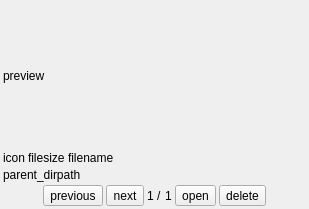
<?xml version="1.0" encoding="UTF-8"?>
<ui version="4.0">
 <class>Form</class>
 <widget class="QWidget" name="Form">
  <property name="geometry">
   <rect>
    <x>0</x>
    <y>0</y>
    <width>309</width>
    <height>209</height>
   </rect>
  </property>
  <property name="windowTitle">
   <string>Form</string>
  </property>
  <layout class="QVBoxLayout" name="verticalLayout_2" stretch="1,0,0">
   <property name="spacing">
    <number>3</number>
   </property>
   <property name="leftMargin">
    <number>3</number>
   </property>
   <property name="topMargin">
    <number>3</number>
   </property>
   <property name="rightMargin">
    <number>3</number>
   </property>
   <property name="bottomMargin">
    <number>3</number>
   </property>
   <item>
    <widget class="QLabel" name="label_preview">
     <property name="text">
      <string>preview</string>
     </property>
    </widget>
   </item>
   <item>
    <layout class="QVBoxLayout" name="verticalLayout">
     <item>
      <layout class="QHBoxLayout" name="horizontalLayout" stretch="0,0,1">
       <property name="spacing">
        <number>3</number>
       </property>
       <item>
        <widget class="QLabel" name="label_icon">
         <property name="text">
          <string>icon</string>
         </property>
        </widget>
       </item>
       <item>
        <widget class="QLabel" name="label_filesize">
         <property name="text">
          <string>filesize</string>
         </property>
        </widget>
       </item>
       <item>
        <widget class="QLabel" name="label_filename">
         <property name="text">
          <string>filename</string>
         </property>
        </widget>
       </item>
      </layout>
     </item>
     <item>
      <widget class="QLabel" name="label_parent_dirpath">
       <property name="text">
        <string>parent_dirpath</string>
       </property>
      </widget>
     </item>
    </layout>
   </item>
   <item>
    <layout class="QHBoxLayout" name="horizontalLayout_2">
     <property name="spacing">
      <number>3</number>
     </property>
     <item>
      <spacer name="horizontalSpacer">
       <property name="orientation">
        <enum>Qt::Orientation::Horizontal</enum>
       </property>
       <property name="sizeHint" stdset="0">
        <size>
         <width>40</width>
         <height>20</height>
        </size>
       </property>
      </spacer>
     </item>
     <item>
      <widget class="QToolButton" name="toolButton_previous">
       <property name="text">
        <string>previous</string>
       </property>
      </widget>
     </item>
     <item>
      <widget class="QToolButton" name="toolButton_next">
       <property name="text">
        <string>next</string>
       </property>
      </widget>
     </item>
     <item>
      <widget class="QLabel" name="label_current_page">
       <property name="text">
        <string>1</string>
       </property>
      </widget>
     </item>
     <item>
      <widget class="QLabel" name="label_2">
       <property name="text">
        <string>/</string>
       </property>
      </widget>
     </item>
     <item>
      <widget class="QLabel" name="label_page_count">
       <property name="text">
        <string>1</string>
       </property>
      </widget>
     </item>
     <item>
      <widget class="QToolButton" name="toolButton_open">
       <property name="text">
        <string>open</string>
       </property>
      </widget>
     </item>
     <item>
      <widget class="QToolButton" name="toolButton_delete">
       <property name="text">
        <string>delete</string>
       </property>
      </widget>
     </item>
     <item>
      <spacer name="horizontalSpacer_2">
       <property name="orientation">
        <enum>Qt::Orientation::Horizontal</enum>
       </property>
       <property name="sizeHint" stdset="0">
        <size>
         <width>40</width>
         <height>20</height>
        </size>
       </property>
      </spacer>
     </item>
    </layout>
   </item>
  </layout>
 </widget>
 <resources/>
 <connections/>
</ui>
